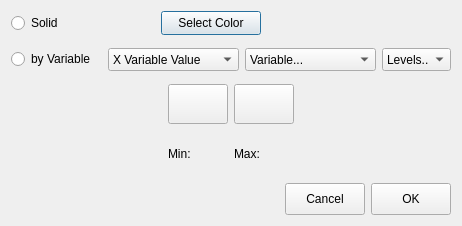
<?xml version="1.0" encoding="UTF-8"?>
<ui version="4.0">
 <class>SelectionStyleColor</class>
 <widget class="QDialog" name="SelectionStyleColor">
  <property name="geometry">
   <rect>
    <x>0</x>
    <y>0</y>
    <width>462</width>
    <height>226</height>
   </rect>
  </property>
  <property name="windowTitle">
   <string>Dialog</string>
  </property>
  <layout class="QGridLayout" name="gridLayout_4">
   <item row="0" column="0">
    <layout class="QHBoxLayout" name="horizontalLayout">
     <item>
      <widget class="QRadioButton" name="solidcolor">
       <property name="text">
        <string>Solid</string>
       </property>
      </widget>
     </item>
     <item>
      <spacer name="horizontalSpacer_2">
       <property name="orientation">
        <enum>Qt::Horizontal</enum>
       </property>
       <property name="sizeHint" stdset="0">
        <size>
         <width>40</width>
         <height>20</height>
        </size>
       </property>
      </spacer>
     </item>
     <item>
      <widget class="QPushButton" name="actionSelectColor">
       <property name="sizePolicy">
        <sizepolicy hsizetype="Expanding" vsizetype="Fixed">
         <horstretch>0</horstretch>
         <verstretch>0</verstretch>
        </sizepolicy>
       </property>
       <property name="minimumSize">
        <size>
         <width>100</width>
         <height>24</height>
        </size>
       </property>
       <property name="maximumSize">
        <size>
         <width>101</width>
         <height>24</height>
        </size>
       </property>
       <property name="font">
        <font>
         <bold>false</bold>
        </font>
       </property>
       <property name="text">
        <string>Select Color</string>
       </property>
      </widget>
     </item>
     <item>
      <widget class="QLabel" name="colorLabel">
       <property name="sizePolicy">
        <sizepolicy hsizetype="Expanding" vsizetype="Fixed">
         <horstretch>0</horstretch>
         <verstretch>0</verstretch>
        </sizepolicy>
       </property>
       <property name="minimumSize">
        <size>
         <width>48</width>
         <height>15</height>
        </size>
       </property>
       <property name="maximumSize">
        <size>
         <width>16777215</width>
         <height>16777215</height>
        </size>
       </property>
       <property name="font">
        <font>
         <bold>false</bold>
         <underline>false</underline>
        </font>
       </property>
       <property name="autoFillBackground">
        <bool>true</bool>
       </property>
       <property name="text">
        <string/>
       </property>
      </widget>
     </item>
     <item>
      <spacer name="horizontalSpacer_8">
       <property name="orientation">
        <enum>Qt::Horizontal</enum>
       </property>
       <property name="sizeHint" stdset="0">
        <size>
         <width>40</width>
         <height>20</height>
        </size>
       </property>
      </spacer>
     </item>
    </layout>
   </item>
   <item row="1" column="0">
    <layout class="QGridLayout" name="gridLayout_3">
     <item row="0" column="0" colspan="3">
      <layout class="QGridLayout" name="gridLayout">
       <item row="0" column="0">
        <widget class="QRadioButton" name="variablecolor">
         <property name="text">
          <string>by Variable</string>
         </property>
        </widget>
       </item>
       <item row="0" column="1">
        <spacer name="horizontalSpacer_4">
         <property name="orientation">
          <enum>Qt::Horizontal</enum>
         </property>
         <property name="sizeHint" stdset="0">
          <size>
           <width>13</width>
           <height>37</height>
          </size>
         </property>
        </spacer>
       </item>
       <item row="0" column="2">
        <widget class="QComboBox" name="colorvarvaltype">
         <property name="sizePolicy">
          <sizepolicy hsizetype="Expanding" vsizetype="Fixed">
           <horstretch>0</horstretch>
           <verstretch>0</verstretch>
          </sizepolicy>
         </property>
         <property name="minimumSize">
          <size>
           <width>131</width>
           <height>23</height>
          </size>
         </property>
         <property name="maximumSize">
          <size>
           <width>16777215</width>
           <height>16777215</height>
          </size>
         </property>
         <property name="editable">
          <bool>false</bool>
         </property>
         <item>
          <property name="text">
           <string>X Variable Value</string>
          </property>
         </item>
         <item>
          <property name="text">
           <string>Y Variable Value</string>
          </property>
         </item>
        </widget>
       </item>
       <item row="0" column="3">
        <widget class="QComboBox" name="colorvarlist">
         <property name="sizePolicy">
          <sizepolicy hsizetype="Expanding" vsizetype="Fixed">
           <horstretch>0</horstretch>
           <verstretch>0</verstretch>
          </sizepolicy>
         </property>
         <property name="minimumSize">
          <size>
           <width>131</width>
           <height>23</height>
          </size>
         </property>
         <property name="maximumSize">
          <size>
           <width>16777215</width>
           <height>16777215</height>
          </size>
         </property>
         <property name="editable">
          <bool>false</bool>
         </property>
         <item>
          <property name="text">
           <string>Variable...</string>
          </property>
         </item>
        </widget>
       </item>
       <item row="0" column="4">
        <widget class="QComboBox" name="colorvarlevels">
         <property name="sizePolicy">
          <sizepolicy hsizetype="Expanding" vsizetype="Fixed">
           <horstretch>0</horstretch>
           <verstretch>0</verstretch>
          </sizepolicy>
         </property>
         <property name="minimumSize">
          <size>
           <width>58</width>
           <height>23</height>
          </size>
         </property>
         <property name="maximumSize">
          <size>
           <width>16777215</width>
           <height>16777215</height>
          </size>
         </property>
         <property name="editable">
          <bool>false</bool>
         </property>
         <item>
          <property name="text">
           <string>Levels...</string>
          </property>
         </item>
        </widget>
       </item>
      </layout>
     </item>
     <item row="1" column="0">
      <spacer name="horizontalSpacer">
       <property name="orientation">
        <enum>Qt::Horizontal</enum>
       </property>
       <property name="sizeHint" stdset="0">
        <size>
         <width>40</width>
         <height>20</height>
        </size>
       </property>
      </spacer>
     </item>
     <item row="1" column="1">
      <layout class="QGridLayout" name="gridLayout_2">
       <item row="0" column="0">
        <widget class="QPushButton" name="actionSelectColorMin">
         <property name="minimumSize">
          <size>
           <width>60</width>
           <height>40</height>
          </size>
         </property>
         <property name="text">
          <string/>
         </property>
        </widget>
       </item>
       <item row="0" column="1">
        <widget class="QPushButton" name="actionSelectColorMax">
         <property name="minimumSize">
          <size>
           <width>60</width>
           <height>40</height>
          </size>
         </property>
         <property name="text">
          <string/>
         </property>
        </widget>
       </item>
       <item row="1" column="0">
        <widget class="QLabel" name="label">
         <property name="text">
          <string>Min:</string>
         </property>
        </widget>
       </item>
       <item row="1" column="1">
        <widget class="QLabel" name="label_2">
         <property name="text">
          <string>Max:</string>
         </property>
        </widget>
       </item>
      </layout>
     </item>
     <item row="1" column="2">
      <spacer name="horizontalSpacer_5">
       <property name="orientation">
        <enum>Qt::Horizontal</enum>
       </property>
       <property name="sizeHint" stdset="0">
        <size>
         <width>40</width>
         <height>20</height>
        </size>
       </property>
      </spacer>
     </item>
    </layout>
   </item>
   <item row="2" column="0">
    <layout class="QHBoxLayout" name="horizontalLayout_5">
     <item>
      <spacer name="horizontalSpacer_3">
       <property name="orientation">
        <enum>Qt::Horizontal</enum>
       </property>
       <property name="sizeHint" stdset="0">
        <size>
         <width>86</width>
         <height>20</height>
        </size>
       </property>
      </spacer>
     </item>
     <item>
      <widget class="QPushButton" name="cancelButton">
       <property name="minimumSize">
        <size>
         <width>70</width>
         <height>32</height>
        </size>
       </property>
       <property name="maximumSize">
        <size>
         <width>16777215</width>
         <height>32</height>
        </size>
       </property>
       <property name="text">
        <string>Cancel</string>
       </property>
      </widget>
     </item>
     <item>
      <widget class="QPushButton" name="okButton">
       <property name="minimumSize">
        <size>
         <width>70</width>
         <height>24</height>
        </size>
       </property>
       <property name="maximumSize">
        <size>
         <width>16777215</width>
         <height>32</height>
        </size>
       </property>
       <property name="text">
        <string>OK</string>
       </property>
      </widget>
     </item>
    </layout>
   </item>
  </layout>
 </widget>
 <resources/>
 <connections/>
</ui>
